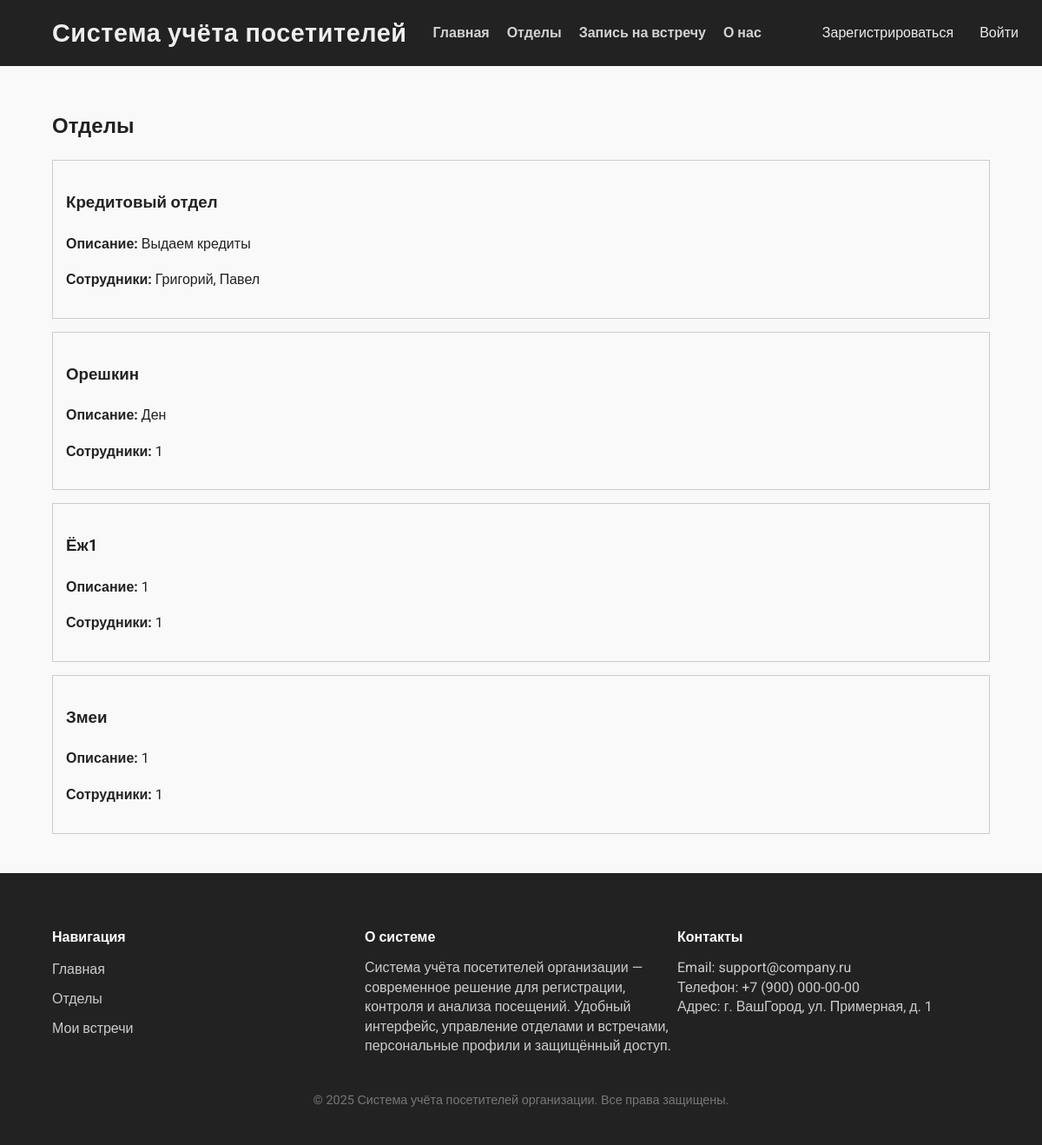
/departments/, run on an earlier commit of the app's database.
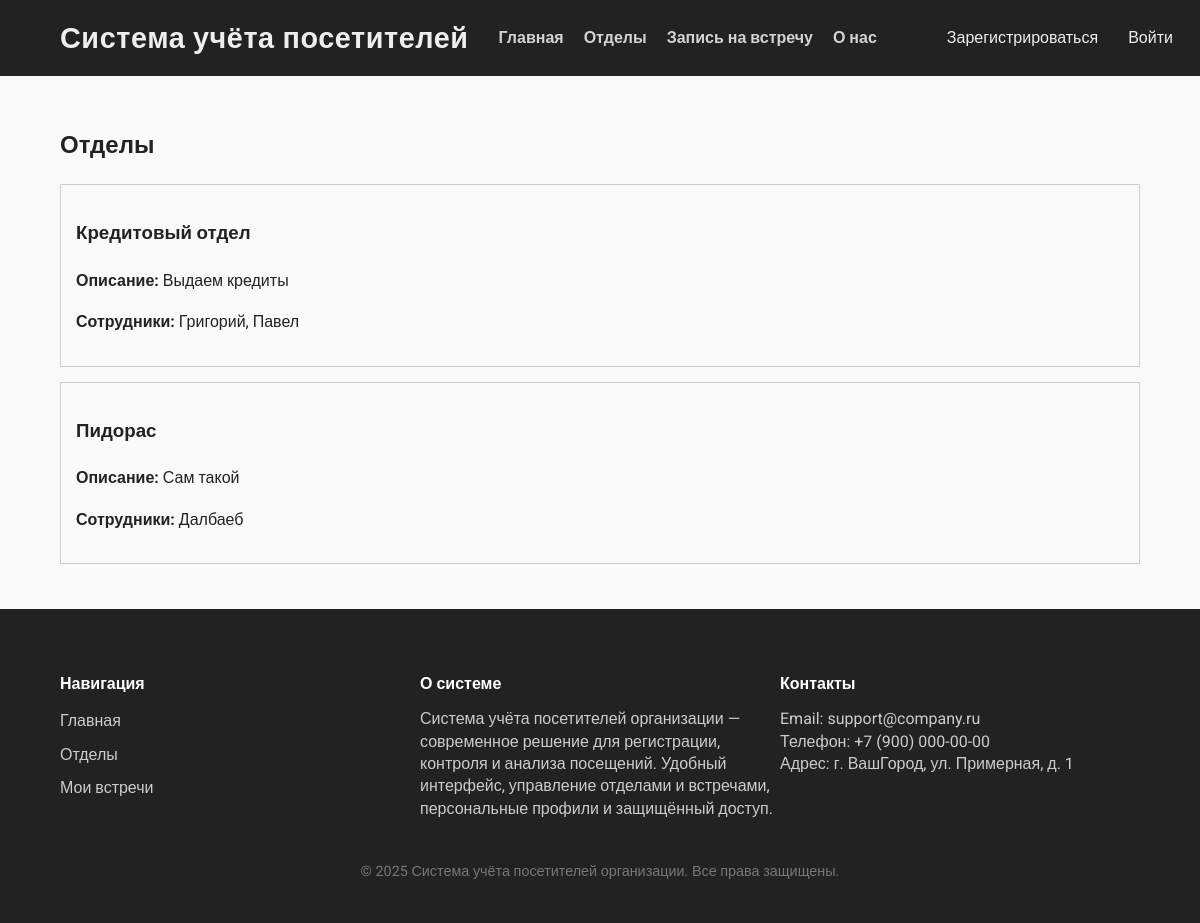
And on a later commit of the database.
### visitors/models.py (models this page shows, shortened)
class Department(models.Model):
    name = models.CharField('Название отдела', max_length=200)
    description = models.TextField('Описание отдела')
    employees = models.TextField('Сотрудники отдела (через запятую)')
    working_hours = models.CharField('Время работы отдела', max_length=100)
    class Meta:
        verbose_name = 'Отдел'
        verbose_name_plural = 'Отделы'

### visitors/views.py (the view)
# urls.py: path('departments/', views.departments_list, name='departments_list'),
def departments_list(request):
    departments = Department.objects.all()
    return render(request, 'visitors/departments_list.html', {'departments': departments})

### visitors/templates/visitors/departments_list.html (shortened to what this page needs)
{% extends 'visitors/base.html' %}
{% block content %}
<h2>Отделы</h2>
{% for dept in departments %}
<div style="border: 1px solid #ccc; padding: 15px; margin-bottom: 15px;">
    <h3>{{ dept.name }}</h3>
    <p><strong>Описание:</strong> {{ dept.description }}</p>
    <p><strong>Сотрудники:</strong> {{ dept.employees }}</p>
</div>
{% empty %}
<p>Отделы не найдены.</p>
{% endfor %}
{% endblock %}

What changed in the data, as far as the page shows it:
removed Department: name "Орешкин", description "Ден", employees "1"
removed Department: name "Ёж1", description "1", employees "1"
removed Department: name "Змеи", description "1", employees "1"
added Department: name "Пидорас", description "Сам такой", employees "Далбаеб"
